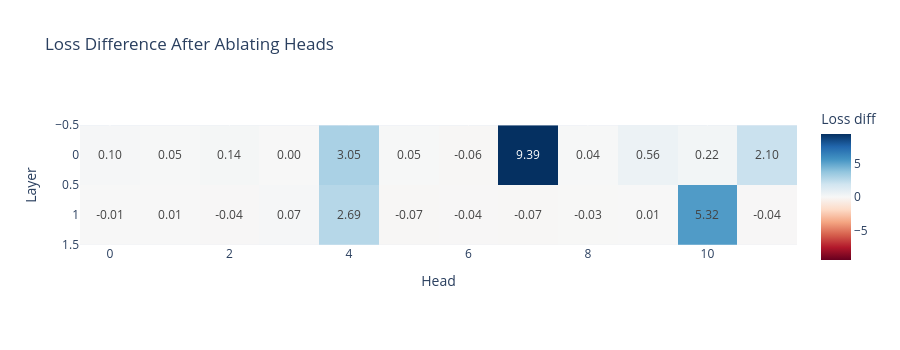

The notebook cell saved with this chart:
### Markdown cell above
### Exercise - mean ablation

> ```yaml
> Difficulty: 🔴⚪⚪⚪⚪
> Importance: 🔵🔵🔵⚪⚪
> 
> You should aim to spend 5-15 mins on this exercise.
> ```

An alternative to zero-ablation is **mean-ablation**, where rather than setting values to zero, we set them to be their mean across some suitable distribution (commonly we'll use the mean over some batch dimension). This can be more informative, because zero-ablation takes a model out of its normal distribution, and so the results from it aren't necessarily representative of what you'd get if you "switched off" the effect from some particular component. Mean ablation, on the other hand, works slightly better (although it does come with its own set of risks). You can read more [here](https://www.neelnanda.io/mechanistic-interpretability/glossary#:~:text=Ablation%20aka%20Knockout) or [here](https://arxiv.org/html/2404.15255v1).

You should fill in the `head_mean_ablation_hook` function below, and run the code (also make sure in your previous `get_ablation_scores` function that you were actually using the `ablation_function` rather than hardcoding the zero ablation function, otherwise your code won't work here). You should see that the results are slightly cleaner, with the unimportant heads having values much closer to zero relative to the important heads.

### Code cell
def head_mean_ablation_hook(
    z: Float[Tensor, "batch seq n_heads d_head"],
    hook: HookPoint,
    head_index_to_ablate: int,
) -> None:
    # replace this head's output with its average over the batch, at each position
    z[:, :, head_index_to_ablate, :] = z[:, :, head_index_to_ablate, :].mean(dim=0)


rep_tokens_batch = run_and_cache_model_repeated_tokens(model, seq_len=50, batch_size=10)[0]
mean_ablation_scores = get_ablation_scores(model, rep_tokens_batch, ablation_function=head_mean_ablation_hook)

imshow(
    mean_ablation_scores,
    labels={"x": "Head", "y": "Layer", "color": "Loss diff"},
    title="Loss Difference After Ablating Heads",
    text_auto=".2f",
    width=900,
    height=350,
)

### Figure 1 — Plotly figure (JSON) as saved in the notebook; plotly's stock layout.template omitted (floating-point values rounded to 4 significant figures)
{"data": [{"coloraxis": "coloraxis", "name": "0", "texttemplate": "%{z:.2f}", "z": [[0.09666, 0.04794, 0.1372, -0.001226, 3.051, 0.0503, -0.06306, 9.389, 0.04132, 0.5616, 0.2227, 2.096], [-0.01326, 0.00698, -0.03993, 0.07479, 2.694, -0.06821, -0.03905, -0.07228, -0.03015, 0.006108, 5.324, -0.03993]], "type": "heatmap", "xaxis": "x", "yaxis": "y", "hovertemplate": "Head: %{x}<br>Layer: %{y}<br>Loss diff: %{z}<extra></extra>"}], "layout": {"xaxis": {"anchor": "y", "domain": [0.0, 1.0], "scaleanchor": "y", "constrain": "domain", "title": {"text": "Head"}}, "yaxis": {"anchor": "x", "domain": [0.0, 1.0], "autorange": "reversed", "constrain": "domain", "title": {"text": "Layer"}}, "coloraxis": {"colorbar": {"title": {"text": "Loss diff"}}, "colorscale": [[0.0, "rgb(103,0,31)"], [0.1, "rgb(178,24,43)"], [0.2, "rgb(214,96,77)"], [0.3, "rgb(244,165,130)"], [0.4, "rgb(253,219,199)"], [0.5, "rgb(247,247,247)"], [0.6, "rgb(209,229,240)"], [0.7, "rgb(146,197,222)"], [0.8, "rgb(67,147,195)"], [0.9, "rgb(33,102,172)"], [1.0, "rgb(5,48,97)"]], "cmid": 0.0, "autocolorscale": false}, "title": {"text": "Loss Difference After Ablating Heads"}, "height": 350, "width": 900}}
